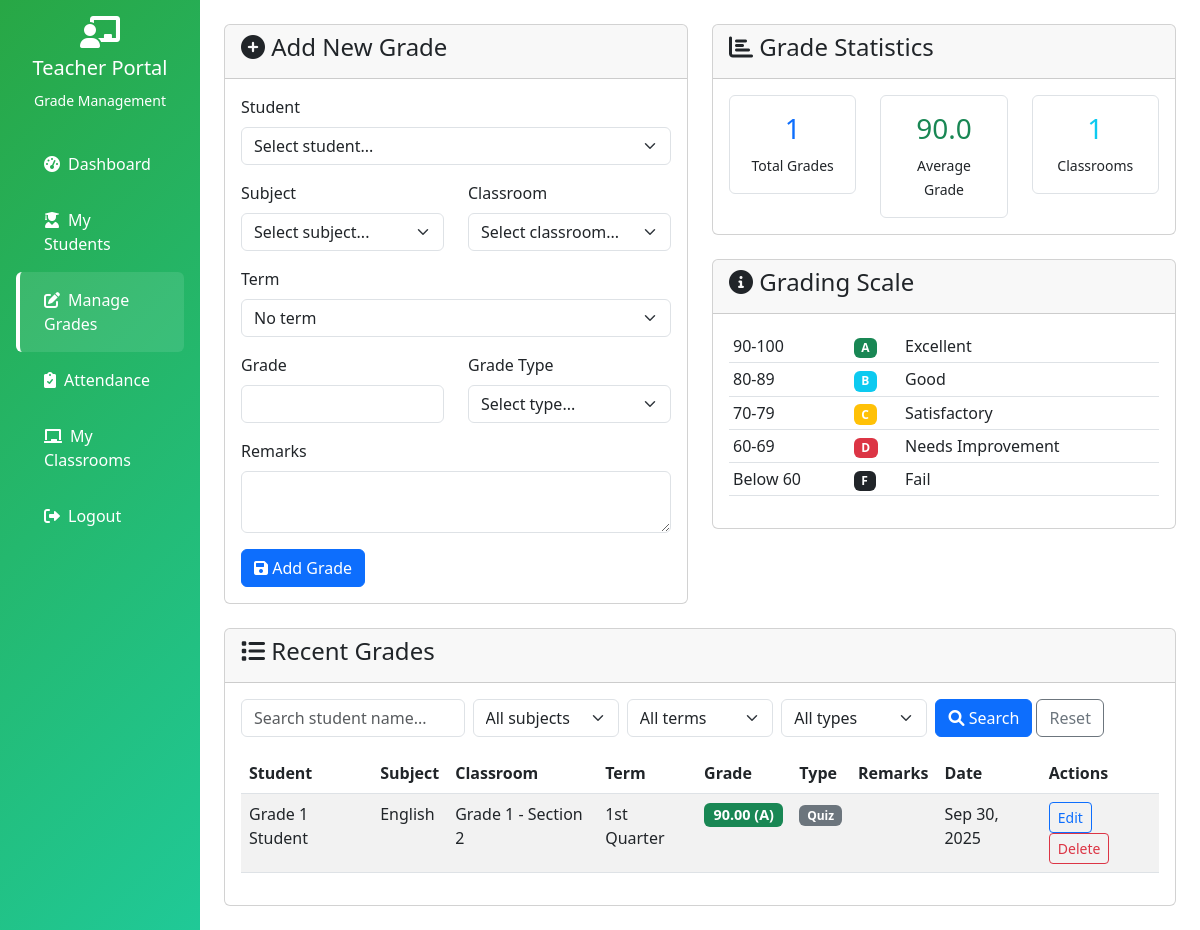
The app's page /grades.php (signed in) with its own data.
### tables this page shows
CREATE TABLE `grades` (
  `id` int(11) NOT NULL,
  `student_id` int(11) DEFAULT NULL,
  `subject_id` int(11) DEFAULT NULL,
  `classroom_id` int(11) DEFAULT NULL,
  `teacher_id` int(11) DEFAULT NULL,
  `grade` decimal(5,2) NOT NULL,
  `grade_type` enum('quiz','assignment','exam','project') NOT NULL,
  `remarks` text DEFAULT NULL,
  `graded_at` timestamp NOT NULL DEFAULT current_timestamp()
);

CREATE TABLE `users` (
  `id` int(11) NOT NULL,
  `username` varchar(50) NOT NULL,
  `password` varchar(255) NOT NULL,
  `email` varchar(100) DEFAULT NULL,
  `role` enum('admin','teacher','student') NOT NULL,
  `first_name` varchar(50) DEFAULT NULL,
  `last_name` varchar(50) DEFAULT NULL,
  `created_at` timestamp NOT NULL DEFAULT current_timestamp()
);

CREATE TABLE `subjects` (
  `id` int(11) NOT NULL,
  `name` varchar(100) NOT NULL,
  `code` varchar(20) NOT NULL,
  `description` text DEFAULT NULL
);

CREATE TABLE `classrooms` (
  `id` int(11) NOT NULL,
  `name` varchar(100) NOT NULL,
  `description` text DEFAULT NULL,
  `teacher_id` int(11) DEFAULT NULL,
  `created_at` timestamp NOT NULL DEFAULT current_timestamp()
);

CREATE TABLE `terms` (
  `id` int(11) NOT NULL AUTO_INCREMENT,
  `name` varchar(50) NOT NULL,
  `start_date` date NOT NULL,
  `end_date` date NOT NULL,
  `is_active` tinyint(1) NOT NULL DEFAULT 0,
  `created_at` timestamp NOT NULL DEFAULT current_timestamp(),
  PRIMARY KEY (`id`),
  UNIQUE KEY `name` (`name`)
);

### includes/functions.php (called while the page is built, shortened)
<?php
function calculateGradePoint($grade) {
    if ($grade >= 90) return 'A';
    return 'F';
}
function getGradeColor($grade) {
    if ($grade >= 90) return 'success';
    return 'danger';
}
function e($value) {
    return htmlspecialchars((string)$value, ENT_QUOTES, 'UTF-8');
}
function getVal($key) {
    return isset($_GET[$key]) ? trim($_GET[$key]) : '';
}
?>

### grades.php (the view, shortened to what this page needs)
<?php
include 'includes/conn.php';
include 'includes/functions.php';
include 'includes/layout.php';
$teacher_id = $_SESSION['user_id'];
$edit_grade = null;
$classrooms = $pdo->prepare("SELECT * FROM classrooms WHERE teacher_id = ?");
$classrooms->execute([$teacher_id]);
$teacher_classrooms = $classrooms->fetchAll();
$f_q       = getVal('q');
$where  = ["g.teacher_id = ?"];
$params = [$teacher_id];
$grades_stmt = $pdo->prepare("
    SELECT g.*, u.first_name, u.last_name, s.name as subject_name, c.name as classroom_name, t.name as term_name
    FROM grades g
    JOIN users u ON g.student_id = u.id
    JOIN subjects s ON g.subject_id = s.id
    JOIN classrooms c ON g.classroom_id = c.id
    LEFT JOIN terms t ON g.term_id = t.id
    WHERE " . implode(' AND ', $where) . "
    ORDER BY g.graded_at DESC
");
$grades_stmt->execute($params);
$grades = $grades_stmt->fetchAll();
$v = $edit_grade ?: ['id' => '', 'student_id' => '', 'subject_id' => '', 'classroom_id' => '', 'term_id' => '', 'grade' => '', 'grade_type' => '', 'remarks' => ''];
$total_grades = count($grades);
$average_grade = 0;
if ($total_grades > 0) {
    $sum = 0;
    foreach ($grades as $grade) {
        $sum += $grade['grade'];
    }
    $average_grade = $sum / $total_grades;
}
?>
        <div class="row">
            <div class="col-md-6">
                <div class="card">
                    <div class="card-header">
                        <h4><i class="fas fa-<?php echo $edit_grade ? 'pen' : 'plus-circle'; ?>"></i> <?php echo $edit_grade ? 'Edit Grade' : 'Add New Grade'; ?></h4>
                    </div>
                    <div class="card-body">
                        <form method="POST">
                            <div class="mb-3">
                                <label class="form-label">Student</label>
                                <select class="form-select" name="student_id" required>
                                    <option value="">Select student...</option>
                                </select>
                            </div>
                            <div class="row">
                                <div class="col-md-6">
                                    <div class="mb-3">
                                        <label class="form-label">Subject</label>
                                        <select class="form-select" name="subject_id" required>
                                            <option value="">Select subject...</option>
                                        </select>
                                    </div>
                                </div>
                                <div class="col-md-6">
                                    <div class="mb-3">
                                        <label class="form-label">Classroom</label>
                                        <select class="form-select" name="classroom_id" required>
                                            <option value="">Select classroom...</option>
                                        </select>
                                    </div>
                                </div>
                            </div>
                            <div class="mb-3">
                                <label class="form-label">Term</label>
                                <select class="form-select" name="term_id">
                                    <option value="">No term</option>
                                </select>
                            </div>
                            <div class="row">
                                <div class="col-md-6">
                                    <div class="mb-3">
                                        <label class="form-label">Grade</label>
                                        <input type="number" class="form-control" name="grade" min="0" max="100" step="0.01" value="<?php echo e($v['grade']); ?>" required>
                                    </div>
                                </div>
                                <div class="col-md-6">
                                    <div class="mb-3">
                                        <label class="form-label">Grade Type</label>
                                        <select class="form-select" name="grade_type" required>
                                            <option value="">Select type...</option>
                                        </select>
                                    </div>
                                </div>
                            </div>
                            <div class="mb-3">
                                <label class="form-label">Remarks</label>
                                <textarea class="form-control" name="remarks" rows="2" maxlength="500"><?php echo e($v['remarks']); ?></textarea>
                            </div>
                            <?php if ($edit_grade): ?>
                            <button type="submit" name="update_grade" class="btn btn-primary"><i class="fas fa-save"></i> Update Grade</button>
                            <a href="grades.php" class="btn btn-secondary">Cancel</a>
                            <?php else: ?>
                            <button type="submit" name="add_grade" class="btn btn-primary"><i class="fas fa-save"></i> Add Grade</button>
                            <?php endif; ?>
                        </form>
                    </div>
                </div>
            </div>
            <div class="col-md-6">
                <div class="card">
                    <div class="card-header">
                        <h4><i class="fas fa-chart-bar"></i> Grade Statistics</h4>
                    </div>
                    <div class="card-body">
                        <div class="row text-center">
                            <div class="col-4">
                                <div class="border rounded p-3">
                                    <h3 class="text-primary"><?php echo e($total_grades); ?></h3>
                                    <small>Total Grades</small>
                                </div>
                            </div>
                            <div class="col-4">
                                <div class="border rounded p-3">
                                    <h3 class="text-success"><?php echo e(number_format($average_grade, 1)); ?></h3>
                                    <small>Average Grade</small>
                                </div>
                            </div>
                            <div class="col-4">
                                <div class="border rounded p-3">
                                    <h3 class="text-info"><?php echo e(count($teacher_classrooms)); ?></h3>
                                    <small>Classrooms</small>
                                </div>
                            </div>
                        </div>
                    </div>
                </div>
                <div class="card mt-4">
                    <div class="card-header">
                        <h4><i class="fas fa-info-circle"></i> Grading Scale</h4>
                    </div>
                    <div class="card-body">
                        <table class="table table-sm">
                            <tr><td>90-100</td><td><span class="badge bg-success">A</span></td><td>Excellent</td></tr>
                            <tr><td>80-89</td><td><span class="badge bg-info">B</span></td><td>Good</td></tr>
                            <tr><td>70-79</td><td><span class="badge bg-warning">C</span></td><td>Satisfactory</td></tr>
                            <tr><td>60-69</td><td><span class="badge bg-danger">D</span></td><td>Needs Improvement</td></tr>
                            <tr><td>Below 60</td><td><span class="badge bg-dark">F</span></td><td>Fail</td></tr>
                        </table>
                    </div>
                </div>
            </div>
        </div>
        <div class="row mt-4">
            <div class="col-12">
                <div class="card">
                    <div class="card-header">
                        <h4><i class="fas fa-list"></i> Recent Grades</h4>
                    </div>
                    <div class="card-body">
                        <form method="GET" class="row g-2 mb-3">
                            <div class="col-md-3">
                                <input type="text" class="form-control" name="q" placeholder="Search student name..." value="<?php echo e($f_q); ?>">
                            </div>
                            <div class="col-md-2">
                                <select class="form-select" name="f_subject">
                                    <option value="">All subjects</option>
                                </select>
                            </div>
                            <div class="col-md-2">
                                <select class="form-select" name="f_term">
                                    <option value="">All terms</option>
                                </select>
                            </div>
                            <div class="col-md-2">
                                <select class="form-select" name="f_type">
                                    <option value="">All types</option>
                                </select>
                            </div>
                            <div class="col-md-3">
                                <button class="btn btn-primary" type="submit"><i class="fas fa-search"></i> Search</button>
                                <a href="grades.php" class="btn btn-outline-secondary">Reset</a>
                            </div>
                        </form>
                        <div class="table-responsive">
                            <table class="table table-striped">
                                <thead>
                                    <tr>
                                        <th>Student</th>
                                        <th>Subject</th>
                                        <th>Classroom</th>
                                        <th>Term</th>
                                        <th>Grade</th>
                                        <th>Type</th>
                                        <th>Remarks</th>
                                        <th>Date</th>
                                        <th>Actions</th>
                                    </tr>
                                </thead>
                                <tbody>
                                    <?php foreach($grades as $grade):
                                        $grade_point = calculateGradePoint($grade['grade']);
                                        $grade_color = getGradeColor($grade['grade']);
                                    ?>
                                    <tr>
                                        <td><?php echo e($grade['first_name'] . ' ' . $grade['last_name']); ?></td>
                                        <td><?php echo e($grade['subject_name']); ?></td>
                                        <td><?php echo e($grade['classroom_name']); ?></td>
                                        <td><?php echo e($grade['term_name'] ?? '—'); ?></td>
                                        <td>
                                            <span class="badge grade-badge bg-<?php echo e($grade_color); ?>">
                                                <?php echo e($grade['grade']); ?> (<?php echo e($grade_point); ?>)
                                            </span>
                                        </td>
                                        <td>
                                            <span class="badge bg-secondary"><?php echo e(ucfirst($grade['grade_type'])); ?></span>
                                        </td>
                                        <td><?php echo e($grade['remarks']); ?></td>
                                        <td><?php echo e(date('M j, Y', strtotime($grade['graded_at']))); ?></td>
                                        <td>
                                            <a href="?edit=<?php echo e($grade['id']); ?>" class="btn btn-sm btn-outline-primary">Edit</a>
                                            <a href="?action=delete_grade&id=<?php echo e($grade['id']); ?>"
                                               class="btn btn-sm btn-outline-danger"
                                               onclick="return confirm('Are you sure you want to delete this grade?')">
                                                Delete
                                            </a>
                                        </td>
                                    </tr>
                                    <?php endforeach; ?>
                                </tbody>
                            </table>
                        </div>
                    </div>
                </div>
            </div>
        </div>

### grades.php (style rules this page uses)
.grade-badge { font-size: 0.9em; font-weight: bold; }

### records on screen
grades: student.last_name "Grade 1 Student", subject.name "English", classroom.name "Grade 1 - Section 2", term.name "1st Quarter", grade "90.00", grade "A", grade_type "Quiz", graded_at "Sep 30, 2025"

### other values on screen
$heading "Teacher Portal"
$sub "Grade Management"
$it[3] "Dashboard"
$it[3] "My Students"
$it[3] "Manage Grades"
$it[3] "Attendance"
$it[3] "My Classrooms"
$total_grades "1"
$average_grade "90.0"
count($teacher_classrooms) "1"
